Frame 1 (no input): blank canvas, image omitted
Frame 60 (the mouse pressed at the canvas centre just before this capture): blank canvas, image omitted
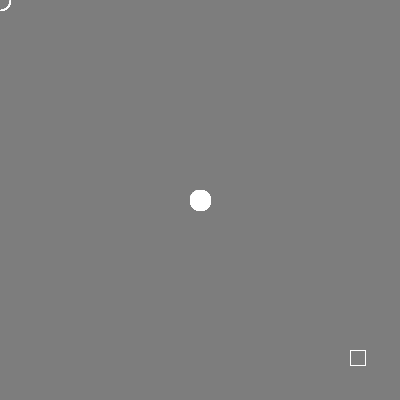
Frame 120 (the mouse held since frame 60 and released just before this capture)

The Processing sketch whose frames 1 and 60 were blank and that drew this single picture after the mouse press (run headless with seeded random() and noise(); from frame 60 on, the mouse is pressed at the canvas centre):

// Processing sketch: processing_181856
// ── processing_181856.pde

/*

A simple drawing program, 
demonstrating mouse interaction and 
determining whether a point is inside a rect.

*/

int w;  //ellipse width
int resetX, resetY, resetH, resetW; //button dimensions

void setup(){
  //set canvas size
  size(400,400);
 
  //initialize variables
  w = 20;  
  resetX = 350;
  resetY= 350;
  resetH = 15;
  resetW = 15;

  background(125, 125, 125); //fill background w. 50% grey
}

void draw(){  
  stroke(255,255,255); //set the stroke to white
  
  if(mousePressed){      //if the mouseButton is down...
    fill(255,255,255);  //...set the fill...
  }else{                //...otherise...
    noFill();           //...no fill
  }  
  
  ellipse(mouseX, mouseY, w, w); //draw an ellipse at the mouse location
  
  //reset box
  if((mouseX >= resetX && mouseX <= resetX + resetW &&
    mouseY >= resetY && mouseY <= resetY + resetH) )   //hover state: check if we're over the button...
    {
      fill(255,0,0);  //... if so, set the fill to red
    }
  else fill(125,125,125); //... if not, make it greye

  rect(350, 350, 15, 15);  //draw the button
}

void mouseClicked(){
  //check if mouse is inside reset
  if(mouseX >= resetX && mouseX <= resetX + resetW &&
     mouseY >= resetY && mouseY <= resetY + resetH){
       background(125, 125, 125);  //if so, fill the canvas w. grey
     }
}
